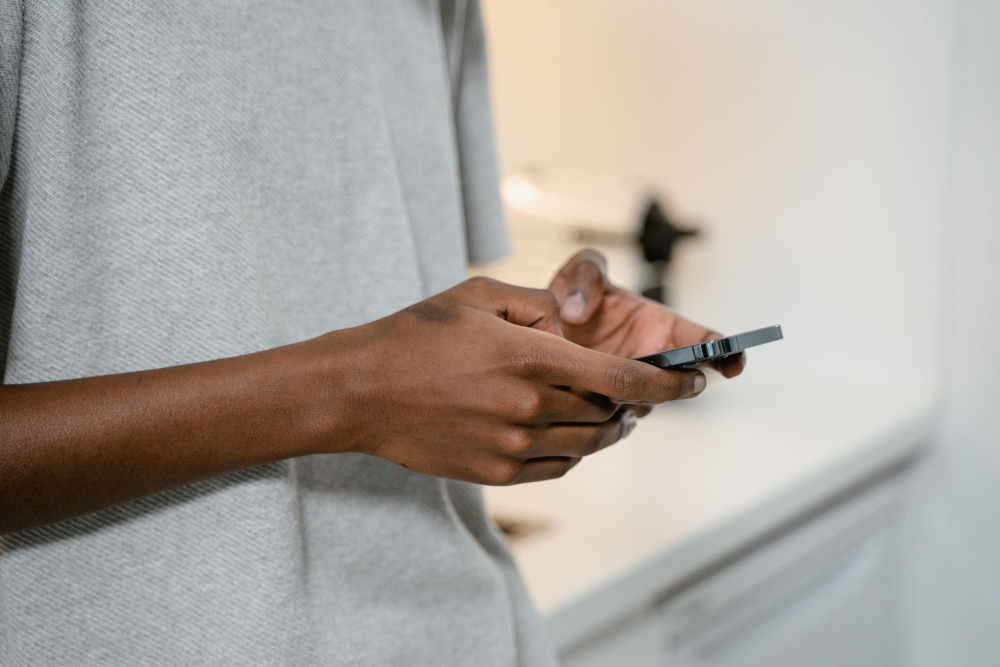
#> input picture scripts/photos/absher.jpg, 2000 x 1333 px (shown at 1/2 size); its folder holds only this picture in this run
$ python make-photos.py
#> lines starting #> are read from the running program, lines starting #| are printed output that depends on the picture
"""Make the web versions of the header photos.

Masters live in scripts/photos/<name>.jpg (free Pexels photos, see src/data/photos.ts).
This writes public/img/photos/<name>-640.webp, -1280.webp and -1920.webp.
    python3 scripts/make-photos.py
"""
import pathlib

from PIL import Image

ROOT = pathlib.Path(__file__).resolve().parent.parent
SRC = ROOT / 'scripts' / 'photos'
OUT = ROOT / 'public' / 'img' / 'photos'
OUT.mkdir(parents=True, exist_ok=True)
for master in sorted(SRC.glob('*.jpg')):
    im = Image.open(master).convert('RGB')
#> im is the input picture: PIL image 2000x1333 RGB; mean R, G, B 172.3, 166.6, 161.5
    for width, quality in ((640, 62), (1280, 56), (1920, 50)):
        copy = im.copy()
        if copy.width > width:
            copy = copy.resize((width, round(copy.height * width / copy.width)), Image.LANCZOS)
        copy.save(OUT / f'{master.stem}-{width}.webp', quality=quality, method=6)
#> this loop made 3 passes
#> pass 1, `copy = copy.resize((width, round(copy.height * width / copy.width)), I..`:
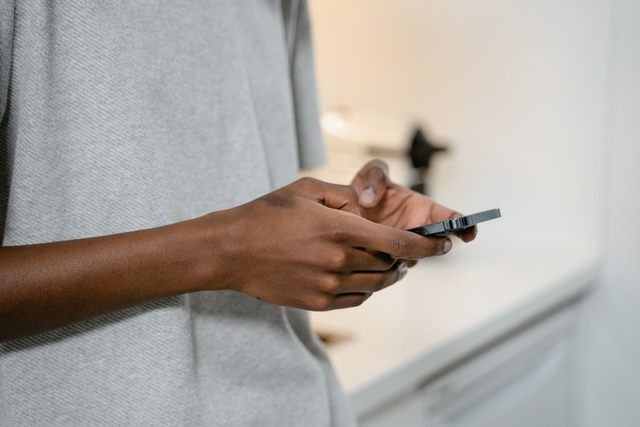
#> copy: PIL image 640x427 RGB; mean R, G, B 172.3, 166.7, 161.5
print('done')

$ run again, on scripts/photos/hajj-umrah.jpg
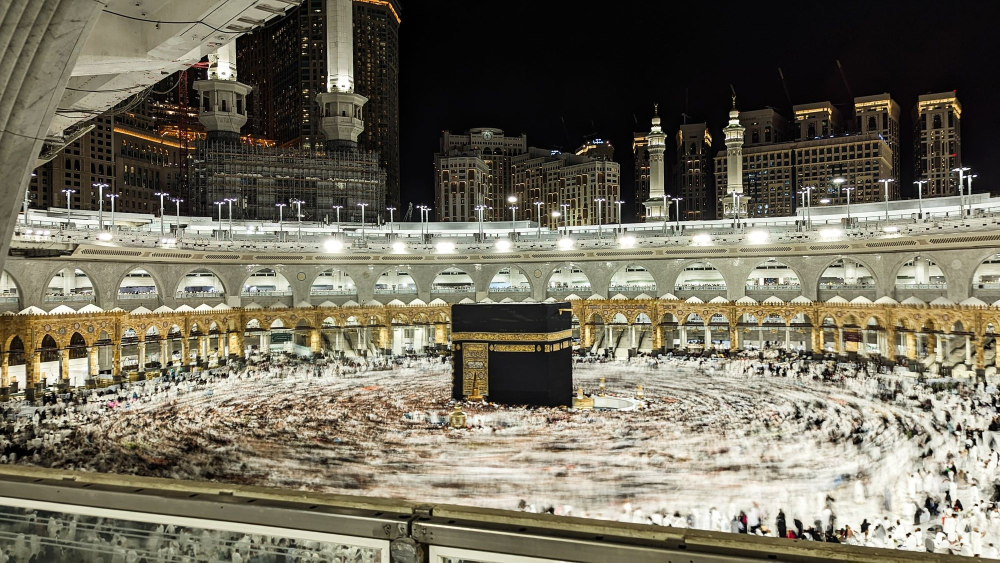
#> input picture scripts/photos/hajj-umrah.jpg, 2000 x 1125 px (shown at 1/2 size)
#> im is the input picture: PIL image 2000x1125 RGB; mean R, G, B 114.4, 109.1, 92.9
#> the loop `for width, quality in ((640, 62), (1280, 56), (1920, 50)):` made 3 passes
#> pass 1, `copy = copy.resize((width, round(copy.height * width / copy.width)), I..`:
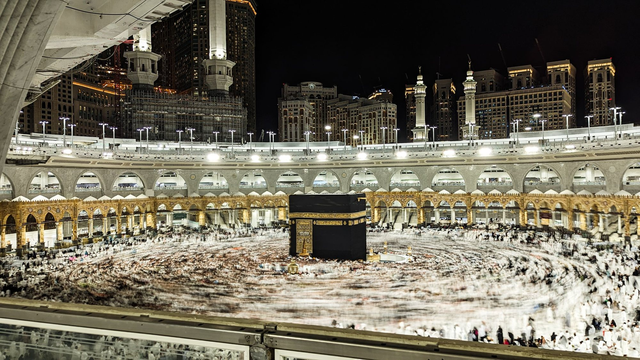
#> copy: PIL image 640x360 RGB; mean R, G, B 114.4, 109.1, 93
#> pass 3, `copy = copy.resize((width, round(copy.height * width / copy.width)), I..`:
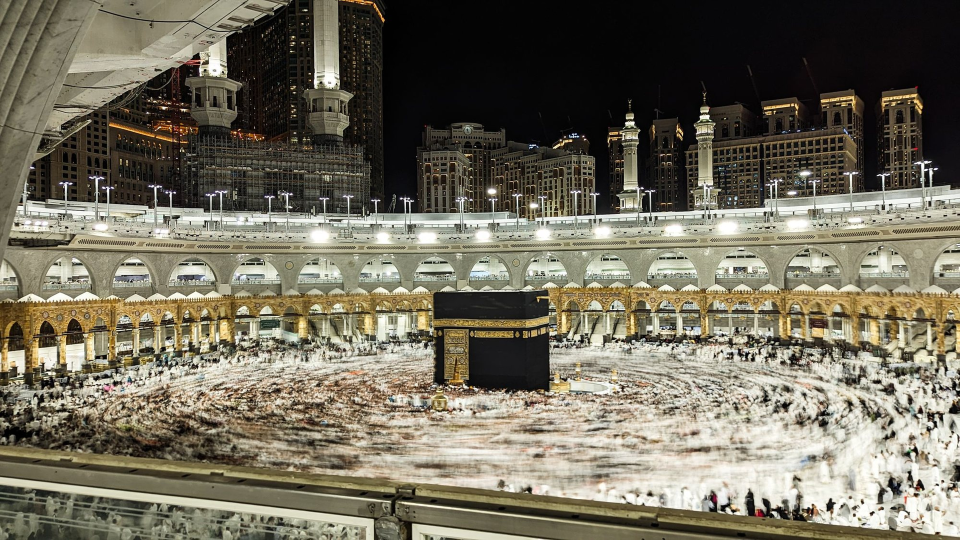
#> copy: PIL image 1920x1080 RGB (shown at 1/2 size); mean R, G, B 114.4, 109.1, 93

$ run again, on scripts/photos/health.jpg
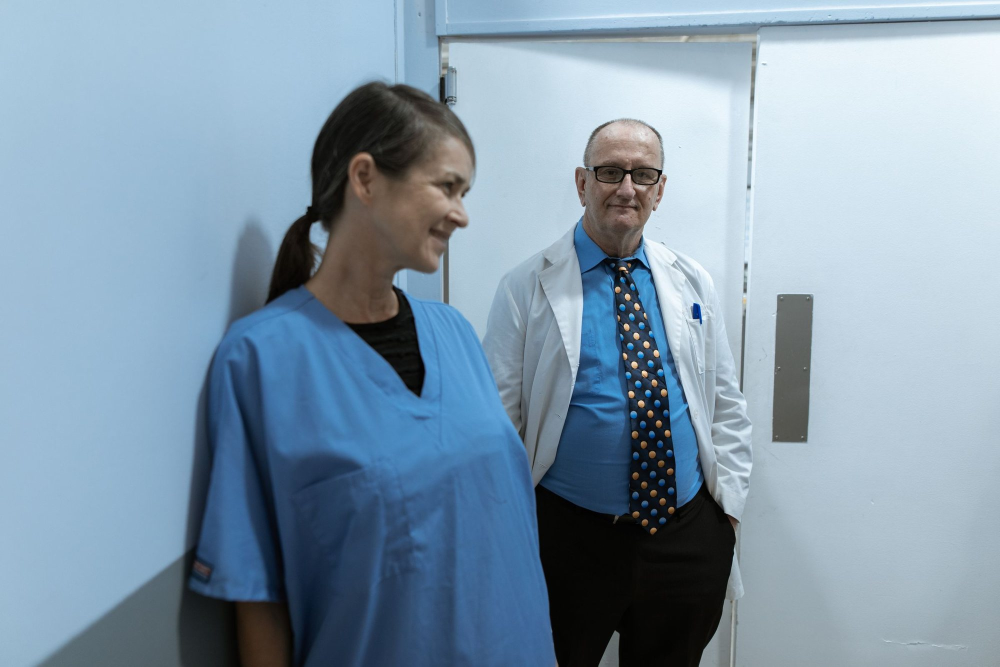
#> input picture scripts/photos/health.jpg, 2000 x 1333 px (shown at 1/2 size)
#> im is the input picture: PIL image 2000x1333 RGB; mean R, G, B 131, 153.6, 171.7
#> the loop `for width, quality in ((640, 62), (1280, 56), (1920, 50)):` made 3 passes
#> pass 1, `copy = copy.resize((width, round(copy.height * width / copy.width)), I..`:
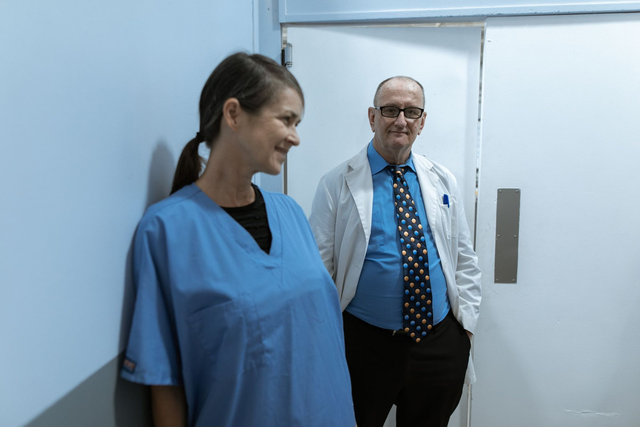
#> copy: PIL image 640x427 RGB; mean R, G, B 131, 153.6, 171.7

$ run again, on scripts/photos/driving.jpg
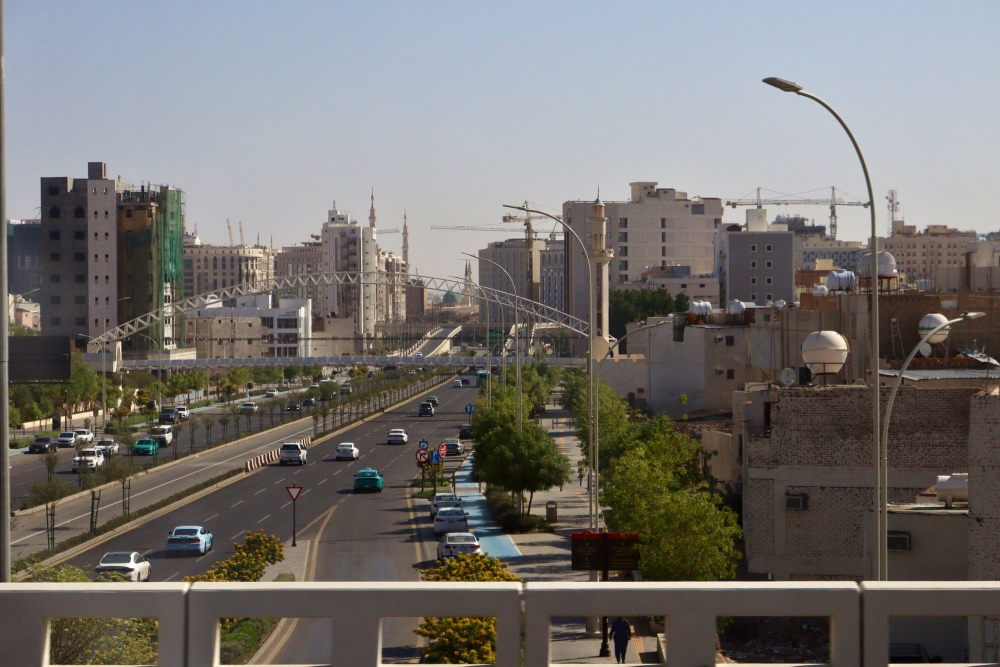
#> input picture scripts/photos/driving.jpg, 2000 x 1333 px (shown at 1/2 size)
#> im is the input picture: PIL image 2000x1333 RGB; mean R, G, B 117.2, 114.1, 111.2
#> the loop `for width, quality in ((640, 62), (1280, 56), (1920, 50)):` made 3 passes
#> pass 1, `copy = copy.resize((width, round(copy.height * width / copy.width)), I..`:
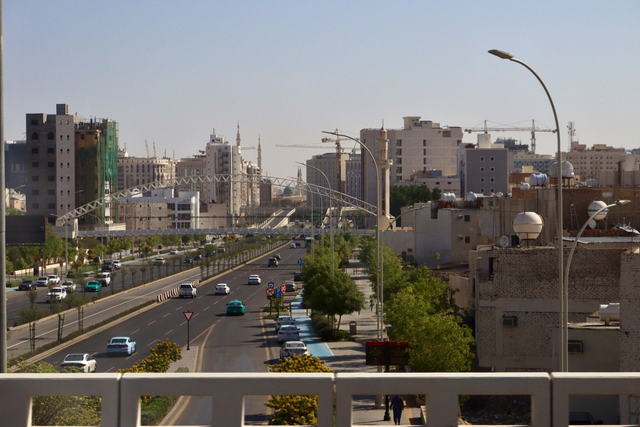
#> copy: PIL image 640x427 RGB; mean R, G, B 117.2, 114.1, 111.2
